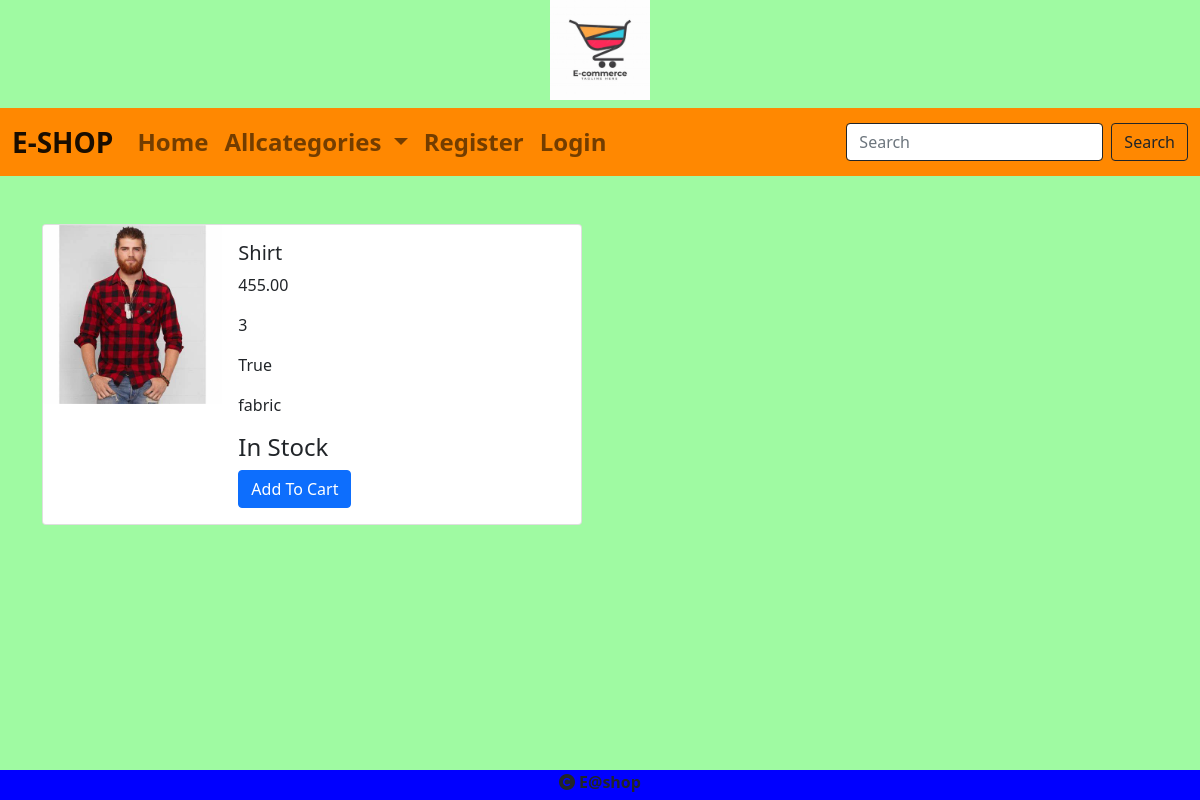
Screenshot of /view/1 with the database file from the repository.
### shop/models.py (models this page shows, shortened)
class Product(models.Model):
    name = models.CharField(max_length=20)
    desc = models.TextField()
    image = models.ImageField(upload_to="product")
    price=models.DecimalField(max_digits=10,decimal_places=2)
    stock=models.IntegerField()
    available=models.BooleanField(default=True)
    created=models.DateTimeField(auto_now_add=True)
    update=models.DateTimeField(auto_now=True)
    category=models.ForeignKey(Category,on_delete=models.CASCADE)

### shop/views.py (the view)
# urls.py: path('view/<int:p>',views.productdetails,name="view"),
def productdetails(request,p):
    p=Product.objects.get(id=p)
    context={'products':p}
    return render(request,'view.html',context)

### cart/context_processors.py (called while the page is built, shortened)
def count_items(request):
    u=request.user
    count=0
    return {'c':count}

### shop/context_processors.py (called while the page is built)
def menu_link(request):
    c=Category.objects.all()
    return {'links':c}

### template/view.html
{% extends 'base.html' %}
{% load static %}
{% block content %}
<div class="container mt-5" style="margin-bottom:100px;">
<div class="card mb-3" style="max-width: 540px;">
  <div class="row g-0">
    <div class="col-md-4">
      <img src="{{products.image.url}}" class="img-fluid rounded-start" alt="...">
    </div>
    <div class="col-md-8">
      <div class="card-body">
        <h5 class="card-title">{{products.name}}</h5>
        <p class="card-text">{{products.price}}</p>
        <p class="card-text">{{products.stock}}</p>
        <p class="card-text">{{products.available}}</p>
        <p class="card-text">{{products.desc}}</p>
        {% if user.is_superuser == True %}
          {% if products.stock > 0 %}
        <h4>Product in Stock</h4>
        <a href="{% url 'shop:addstock' products.id %}" class="btn btn-primary">Add Stock</a>
        {% else %}
        <h4>Product Out of Stock</h4>
         <a href="{% url 'shop:addstock' products.id %}" class="btn btn-primary">Add Stock</a>
        {% endif %}
        {% else %}
        {% if products.stock > 0 %}
        <h4>In Stock</h4>
        <a href="{% url 'cart:cart' products.id %} " class="btn btn-primary">Add To Cart</a>
        {% else %}
        <h4>Out of Stock</h4>
        {% endif %}
        {% endif %}
      </div>
    </div>
  </div>
</div>
</div>
{% endblock %}

### static/css/style.css (style rules this page uses)
body { background-color:#9FFAA2; }

### rows the page displays
Product: image (picture), name "Shirt", price "455.00", stock "3", available "True", desc "fabric"
